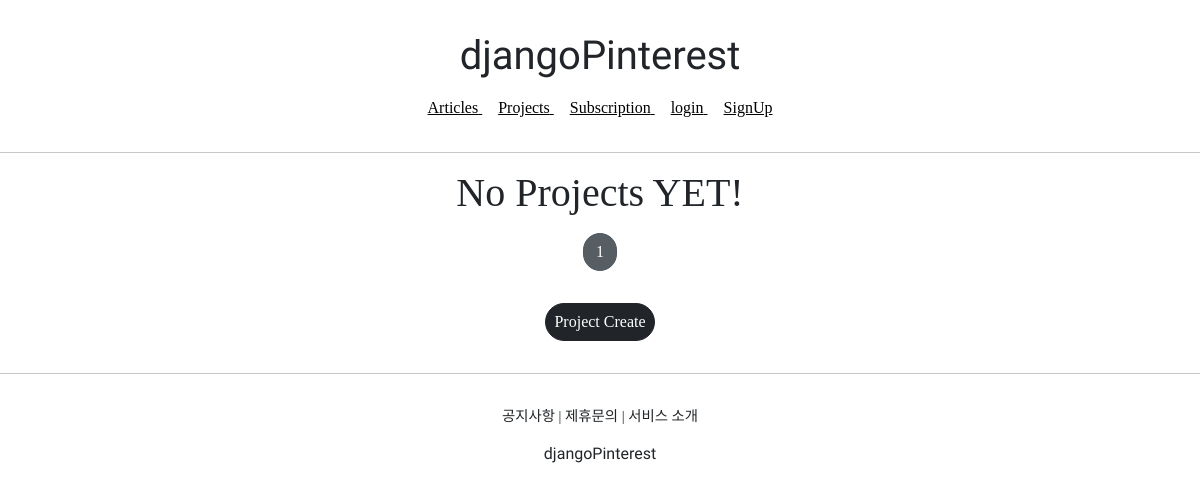
Before: /projects/list/ with the older database file.
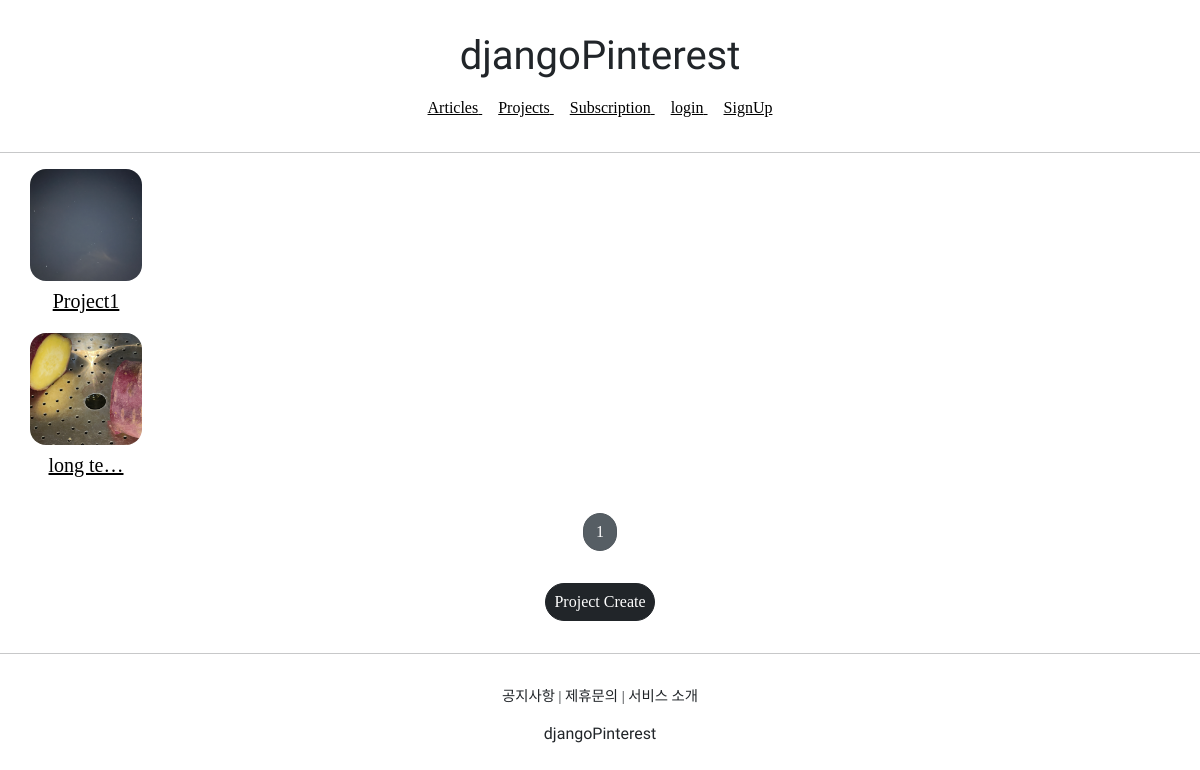
After: the same page with the newer database file.
### projectapp/models.py (models this page shows, shortened)
class Project(models.Model):
    image = models.ImageField(upload_to='project/', null=False)
    title = models.CharField(max_length=20, null=False)
    description = models.CharField(max_length=200, null=True)
    created_at = models.DateTimeField(auto_now=True)

### projectapp/views.py (the view)
# urls.py: path('list/', ProjectListView.as_view(), name='list'),
class ProjectListView(ListView):
    model = Project
    context_object_name = 'project_list'
    template_name = 'projectapp/list.html'
    paginate_by = 25

### projectapp/templates/projectapp/list.html (shortened to what this page needs)
{% extends 'base.html' %}
{% load static %}
{% block content %}
    {% if project_list %}
    <div class="container">
        {% for project in project_list %}
        <a href="{% url 'projectapp:detail' pk=project.pk %}">
            {% include 'snippets/card_project.html' with project=project %}
        </a>
        {% endfor %}
    </div>
    {% else %}
    <div class="text-center">
        <h1>No Projects YET!</h1>
    </div>
    {% endif %}
    {% include 'snippets/pagination.html' with page_obj=page_obj %}
    <div style="text-align: center;">
        <a href="{%url 'projectapp:create' %}" class="btn btn-dark rounded-pill mt-3 mb-3 px-2">
            Project Create
        </a>
    </div>
{% endblock %}

### templates/base.html
<!DOCTYPE html>
<html lang="ko">
{% include 'head.html' %}
<body style="font-family: 'NanumSquareOTF_acR';">
    {% include 'header.html' %}
    <hr>
    {% block content %}
    {% endblock %}
    <hr>
    {% include 'footer.html' %}
</body>
</html>

### templates/head.html (shortened to what this page needs)
{% load static %}
<head>
    <link href="https://cdn.jsdelivr.net/npm/bootstrap@5.1.3/dist/css/bootstrap.min.css" rel="stylesheet">
    <link rel="stylesheet" type="text/css" href="{% static 'base.css' %}">
</head>

### templates/header.html (shortened to what this page needs)
    <div class="djangoPinterest_header">
        <div>
            <h1 class="djangoPinterest_logo">djangoPinterest</h1>
        </div>
        <div class="djangopinterst_header_navbar">
            <a href="{% url 'articleapp:list' %}" class="djangopinterst_header_nav">
                <span>Articles</span>
            </a>
            <a href="{% url 'projectapp:list' %}" class="djangopinterst_header_nav">
                <span>Projects</span>
            </a>
        <a href="{% url 'subscribeapp:list' %}" class="djangopinterst_header_nav">
            <span>Subscription</span>
        </a>
            {% if not user.is_authenticated %}
            <a href="{% url 'accountapp:login' %}?next={{ request.path }}" class="djangopinterst_header_nav">
                <span>login</span>
            </a>
            <a href="{% url 'accountapp:create' %}" class="djangopinterst_header_nav">
                <span>SignUp</span>
            </a>
            {% endif %}
        </div>
    </div>

### templates/snippets/card_project.html
<div style="display: block; text-align: center;">
    <img src="{{ project.image.url }}" alt="">
    <h5 class="mt-2" style="font-family: NanumSquareOTF_acB;">
        {{ project.title | truncatechars:8 }}
    </h5>
</div>

### templates/snippets/pagination.html (shortened to what this page needs)
<div style="text-align: center; margin: 1rem 0;">
    <a href="?page={{ page_obj.number }}"
        class="btn btn-secondary rounded-pill active">
         {{ page_obj.number }}
    </a>
</div>

### templates/footer.html
    <div class="djangoPinterest_footer">
        <div class="djangoPinterest_footer_button">
            <span>공지사항</span> |
            <span>제휴문의</span> |
            <span>서비스 소개</span>
        </div>
        <div style="margin-top: 1rem;">
            <h6 class="djangoPinterest_logo">djangoPinterest</h6>
        </div>
    </div>

### static/base.css (style rules this page uses)
.djangoPinterest_logo { font-family: 'Lobster', cursive; }
.djangoPinterest_footer_button { font-size: .9rem; }
.djangoPinterest_footer { text-align: center; margin-top: 2rem; }
.djangoPinterest_header { text-align: center; margin: 2rem 0; }
a { color: black; }
.djangopinterst_header_nav { margin: 0 0.5rem; }
.djangopinterst_header_navbar { margin: 1rem 0; }

### projectapp/templates/projectapp/list.html (style rules this page uses)
.container { padding: 0; margin: 0, auto; }
.container div { display: flex; justify-content: center; align-items: center; border-radius: 1rem; }
.container img { width: 7rem; height: 7rem; object-fit: cover; border-radius: 1rem; }

Changed rows visible on the page:
added Project: image (picture), title "Project1"
added Project: image (picture), title "long te…"
Other visible differences:
text no longer shown: "No Projects YET!"
